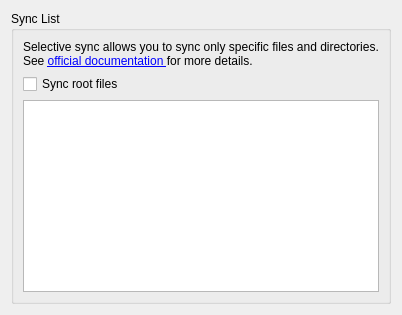
       <widget class="QWidget" name="tab_3">
        <attribute name="title">
         <string>Selective Sync</string>
        </attribute>
        <layout class="QVBoxLayout" name="verticalLayout_10">
         <item>
          <widget class="QGroupBox" name="groupBox_11">
           <property name="title">
            <string>Sync List</string>
           </property>
           <layout class="QVBoxLayout" name="verticalLayout_11">
            <item>
             <widget class="QLabel" name="label_sync_list">
              <property name="text">
               <string>Selective sync allows you to sync only specific files and directories. &lt;br&gt; See &lt;a href=&quot;https://github.com/abraunegg/onedrive/blob/master/docs/usage.md#performing-a-selective-synchronisation-via-sync_list-file&quot;&gt;official documentation &lt;/a&gt; for more details.</string>
              </property>
             </widget>
            </item>
            <item>
             <widget class="QCheckBox" name="checkBox_sync_root_files">
              <property name="toolTip">
               <string>Sync all files in Sync Directory root when using Sync List.</string>
              </property>
              <property name="text">
               <string>Sync root files</string>
              </property>
             </widget>
            </item>
            <item>
             <widget class="QTextEdit" name="textEdit_sync_list">
              <property name="toolTip">
               <string/>
              </property>
             </widget>
            </item>
           </layout>
          </widget>
         </item>
        </layout>
       </widget>
